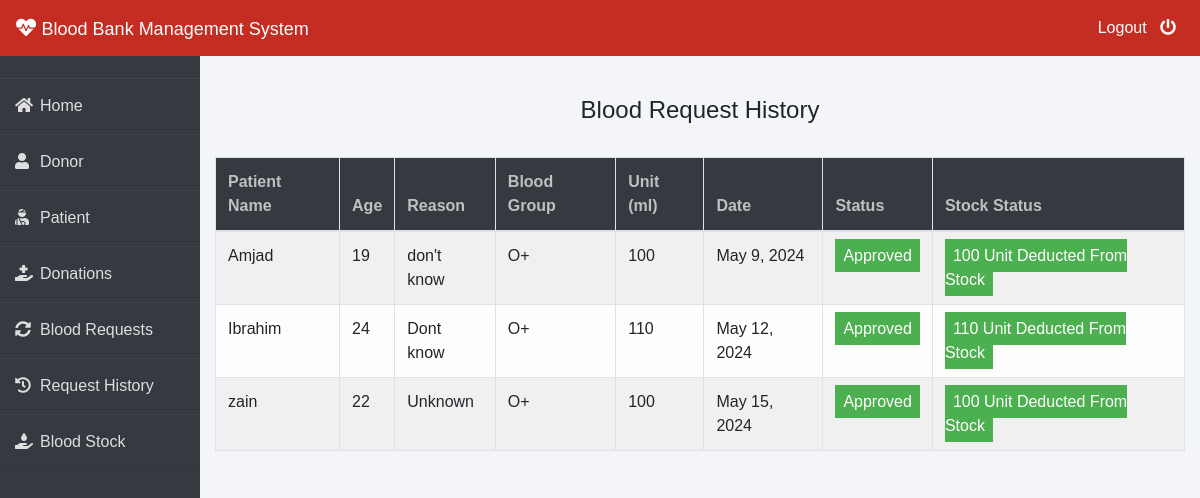
The page /admin-request-history (signed in) on the database its author committed.
### blood/models.py (models this page shows, shortened)
class BloodRequest(models.Model):
    request_by_patient=models.ForeignKey(pmodels.Patient,null=True,on_delete=models.CASCADE)
    request_by_donor=models.ForeignKey(dmodels.Donor,null=True,on_delete=models.CASCADE)
    patient_name=models.CharField(max_length=30)
    patient_age=models.PositiveIntegerField()
    reason=models.CharField(max_length=500)
    bloodgroup=models.CharField(max_length=10)
    unit=models.PositiveIntegerField(default=0)
    status=models.CharField(max_length=20,default="Pending")
    date=models.DateField(auto_now=True)

### blood/views.py (the view)
# urls.py: path('admin-request-history', views.admin_request_history_view,name='admin-request-history'),
@login_required(login_url='adminlogin')
def admin_request_history_view(request):
    requests=models.BloodRequest.objects.all().exclude(status='Pending')
    return render(request,'blood/admin_request_history.html',{'requests':requests})

### templates/blood/admin_request_history.html (shortened to what this page needs)
{% extends 'blood/adminbase.html' %}
{% block content %}
{% load widget_tweaks %}
{%load static%}
<head>
</head>
<br><br>
<div class="container">
    <H4 class="text-center">Blood Request History</H4><br>
    <table class="table table-light table-hover table-bordered table-striped">
        <thead class="bg-dark">
            <tr>
                <th scope="col" style="color: rgb(192, 192, 192);">Patient Name</th>
                <th scope="col" style="color: rgb(192, 192, 192);">Age</th>
                <th scope="col" style="color: rgb(192, 192, 192);">Reason</th>
                <th scope="col" style="color: rgb(192, 192, 192);">Blood Group</th>
                <th scope="col" style="color: rgb(192, 192, 192);">Unit (ml)</th>
                <th scope="col" style="color: rgb(192, 192, 192);">Date</th>
                <th scope="col" style="color: rgb(192, 192, 192);">Status</th>
                <th scope="col" style="color: rgb(192, 192, 192);">Stock Status</th>
            </tr>
        </thead>
        <tbody>
            {% for t in requests %}
            <tr>
                <td> {{t.patient_name}}</td>
                <td>{{t.patient_age}}</td>
                <td>{{t.reason}}</td>
                <td>{{t.bloodgroup}}</td>
                <td>{{t.unit}}</td>
                <td>{{t.date}}</td>
                {% if t.status == 'Approved' %}
                <td><span class="label success"> Approved</span></td>
                <td><span class="label success"> {{t.unit}} Unit Deducted From Stock</span></td>
                {% else %}
                <td><span class="label danger">Rejected</span></td>
                <td><span class="label danger"> 0 Unit Deducted From Stock</span></td>
                {% endif %}
            </tr>
            {% endfor %}
        </tbody>
    </table>
</div>
{% endblock content %}

### templates/blood/adminbase.html (shortened to what this page needs)
<!DOCTYPE html>
<html lang="en">
<head>
    <link rel="stylesheet" href="https://maxcdn.bootstrapcdn.com/bootstrap/4.0.0/css/bootstrap.min.css">
    <link rel="stylesheet" href="https://cdnjs.cloudflare.com/ajax/libs/font-awesome/5.14.0/css/all.css">
</head>
<body>
    <nav class="navbar navbar-expand-lg navbar-light fixed-top bg-danger">
        <a style="color:white;" class="navbar-brand" href="/"><i class="fa fa-heartbeat"></i>&nbsp;<font face = "Comic sans MS" size ="4">Blood Bank Management System</font></a>
        <div class="navbar-collapse collapse w-100 order-3 dual-collapse2">
            <ul class="navbar-nav ml-auto">
                <li class="nav-item">
                    <a class="nav-link" style="color: white;" href="/logout">Logout &nbsp; <i class="fas fa-power-off"></i></a>
                </li>
            </ul>
        </div>
      </nav>
<br><br>
<div class="wrapper">
    <div class="sidebar">
        <ul>
            <li><a style="text-decoration:none;" href="/"><i class="fas fa-home"></i>Home</a></li>
            <li><a style="text-decoration:none;" href="/admin-donor"><i class="fas fa-user"></i>Donor</a></li>
            <li><a style="text-decoration:none;" href="/admin-patient"><i class="fas fa-user-injured"></i>Patient</a></li>
            <li><a style="text-decoration:none;" href="/admin-donation"><i class="fas fa-hand-holding-medical"></i>Donations</a></li>
            <li><a style="text-decoration:none;" href="/admin-request"><i class="fas fa-sync-alt"></i>Blood Requests</a></li>
            <li><a style="text-decoration:none;" href="/admin-request-history"><i class="fas fa-history"></i>Request History</a></li>
            <li><a style="text-decoration:none;" href="/admin-blood"><i class="fas fa-hand-holding-water"></i>Blood Stock</a></li>
        </ul>
    </div>
    <div class="main_content">
{% block content %}
{% endblock content %}
    </div>
</div>
</body>
</html>

### templates/blood/adminbase.html (style rules this page uses)
* { margin: 0; padding: 0; box-sizing: border-box; list-style: none; text-decoration: none; font-family: 'Josefin Sans', sans-serif; }
body { background-color: #f3f5f9; }
.bg-danger { background-color: #c32d22!important; }
.wrapper { display: flex; position: relative; }
.wrapper .sidebar { width: 200px; height: 100%; background: #343a40; padding: 30px 0px; position: fixed; }
.wrapper .sidebar ul li { padding: 15px; border-bottom: 1px solid #dedede; border-bottom: 1px solid rgba(0,0,0,0.05); border-top: 1px solid rgba(255,255,255,0.05); }
.wrapper .sidebar ul li a { color: #dedede; display: block; }
.wrapper .sidebar ul li a .fas { width: 25px; }
.wrapper .main_content { width: 100%; margin-left: 200px; }

### templates/blood/admin_request_history.html (style rules this page uses)
.label { color: white; padding: 8px; }
.success { background-color: #4CAF50; }

### rows shown on the page
BloodRequest: patient_name "Amjad", patient_age "19", reason "don't know", bloodgroup "O+", unit "100", date "May 9, 2024"
BloodRequest: patient_name "Ibrahim", patient_age "24", reason "Dont know", bloodgroup "O+", unit "110", date "May 12, 2024"
BloodRequest: patient_name "zain", patient_age "22", reason "Unknown", bloodgroup "O+", unit "100", date "May 15, 2024"
